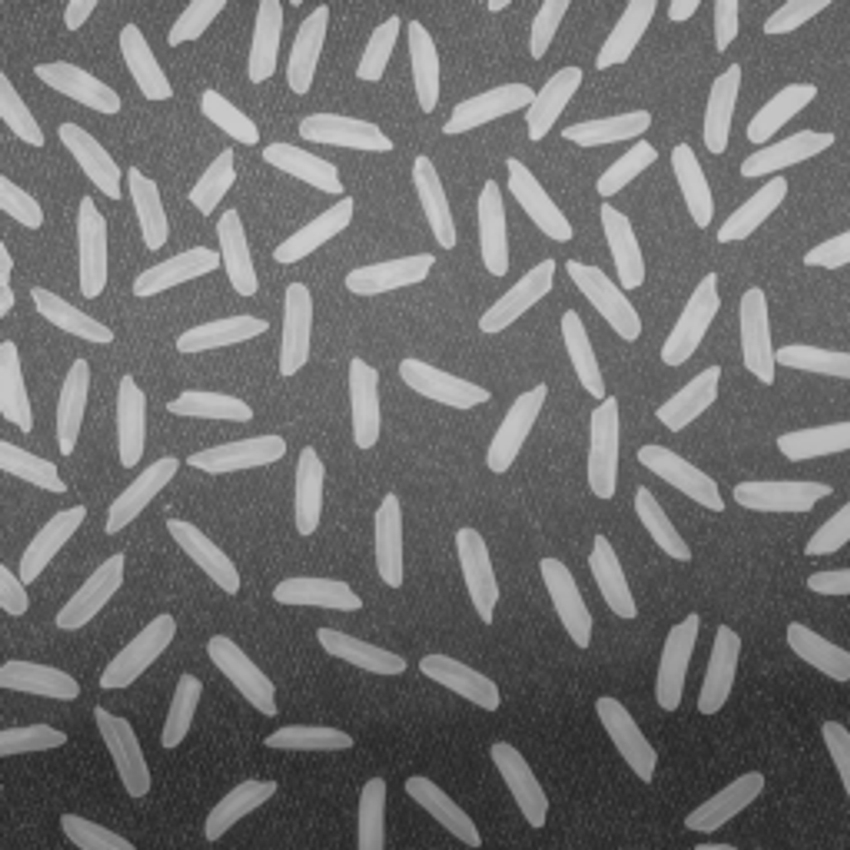
#> input picture images/gray/rice.jpg, 850 x 850 px
$ python example_15_gaussian_thresholding.py   (older library calls are emulated)
#> lines starting #> are read from the running program, lines starting #| are printed output that depends on the picture; after the words box and inside, x2 and y2 are one past the last pixel; in counts of white or black regions, pixels touching at a corner belong together
### pai_basic/pai_io.py
'''
Created on Aug 1, 2019

@author: jsaavedr
io functions
'''
import skimage.io as skio
import numpy as np
import utils

def imread(filename, as_gray = False):
#> called with filename = '../images/gray/rice.jpg', as_gray = True
    image = skio.imread(filename, as_gray = as_gray)
#> image is the input picture: shape (850, 850); min 36, max 207, mean 111.3
    if image.dtype == np.float64 :
        image = utils.to_uint8(image)
    return image

### pai_basic/utils.py
'''
pai_basic.basis module
A set of basic functions to operate on gray-scale images
@author: jsaavedr
'''
import numpy as np
import scipy.ndimage.filters as nd_filters

#to uint8
# [63 lines left out: functions to_uint8, get_histogram, threshold, get_accum, get_threshold_otsu, equalize_image, not called in this run]

#gaussian  2D
def get_gaussian2d(sigma, radius):
    #radius= 3xsigma
#> called with sigma = 2, radius = 6
    s=np.int(2*radius+1)
    mask=np.zeros([s,s])
    variance=sigma*sigma
    k=1.0/(2.0*np.pi*variance)
    for u in range(-radius,radius+1,1):
        for v in range(-radius,radius+1,1):
            mask[u+radius, v+radius]=k*np.exp(-(u*u+v*v)/(2*variance))
    return mask

#escalamiento lineal
# [36 lines left out: functions constrast_stretching, add_gaussian_noise, get_magnitude, get_image_from_lsb, set_image_on_lsb, not called in this run]


### pai_basic/example_15_gaussian_thresholding.py
'''
Created on Aug 6, 2019

@author: jsaavedr
Gaussian + Adaptive Thresholding
'''

import matplotlib.pyplot as plt
import scipy.ndimage.filters as nd_filters
import skimage.filters as filters
import utils
import pai_io

if __name__ == '__main__' :
    filename ='../images/gray/rice.jpg'
    image=pai_io.imread(filename, as_gray = True)
    g_kernel = utils.get_gaussian2d(2, 6)
    image_g = nd_filters.convolve(image, g_kernel, mode='constant', cval=0)
    th_adaptive = filters.threshold_local(image_g, block_size = 255, offset = -5)
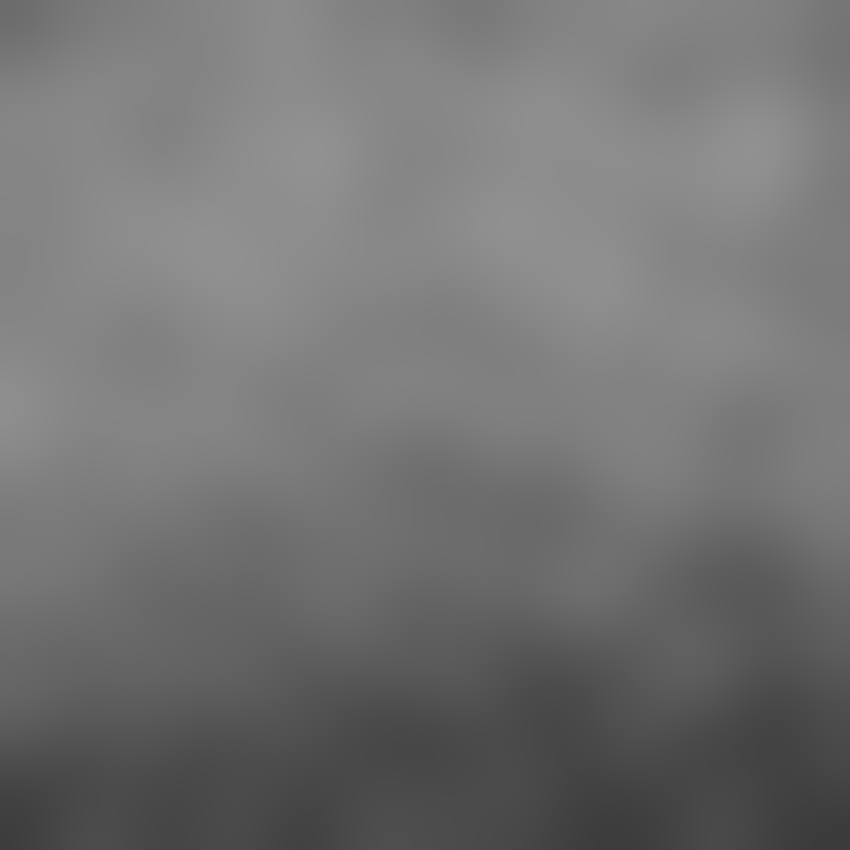
#> th_adaptive: shape (850, 850) float64; min 59.04, max 145.7, mean 115.2
    image_bin = (image_g > th_adaptive)
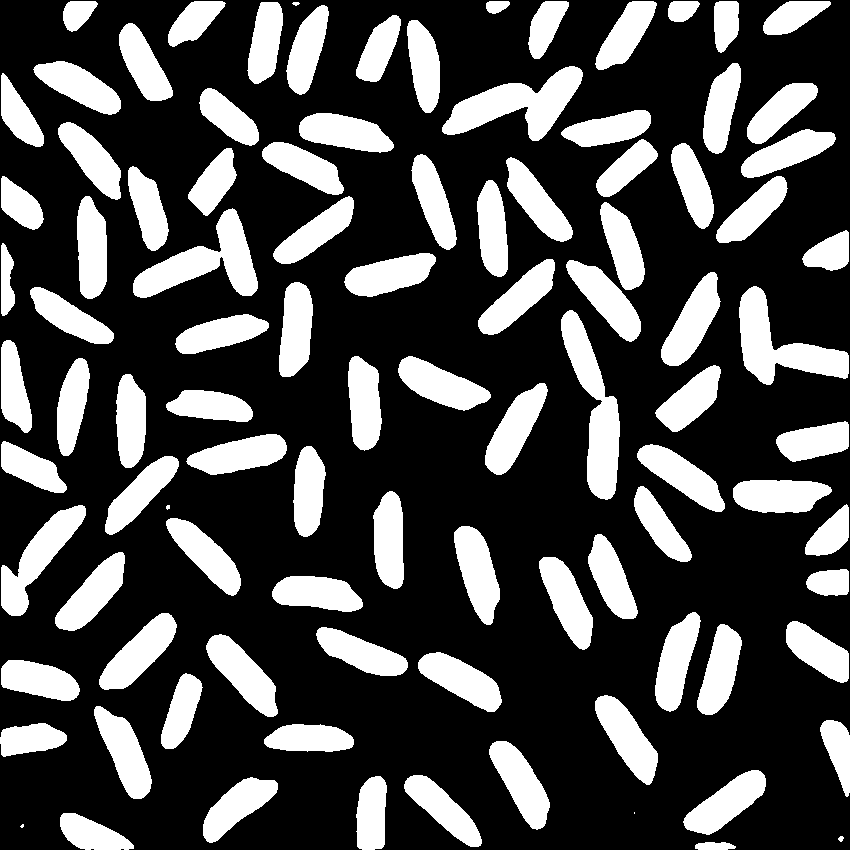
#> image_bin: shape (850, 850) bool; 29.2% white; 100 white regions (3 under 20 px), largest, box (x1, y1, x2, y2) and area: (561, 310, 620, 500) 4812, (442, 66, 583, 141) 4731, (133, 208, 258, 298) 4552
    fig, xs = plt.subplots(1,3)
    for i in range(3):
        xs[i].set_axis_off()
    xs[0].imshow(image, cmap = 'gray', vmin = 0, vmax = 255)
    xs[0].set_title('Image')
    xs[1].imshow(image_g, cmap = 'gray', vmin = 0, vmax = 255)
    xs[1].set_title('Imagen Filtrada')
    xs[2].imshow(image_bin*255, cmap = 'gray', vmin = 0, vmax = 255)
    xs[2].set_title('Imagen Binaria')
    plt.show()
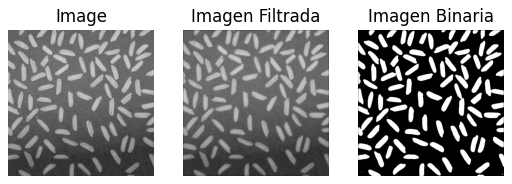
#> figure drawn by matplotlib, 3 panels

$ run again, with images/gray/elephant.jpg copied over images/gray/rice.jpg
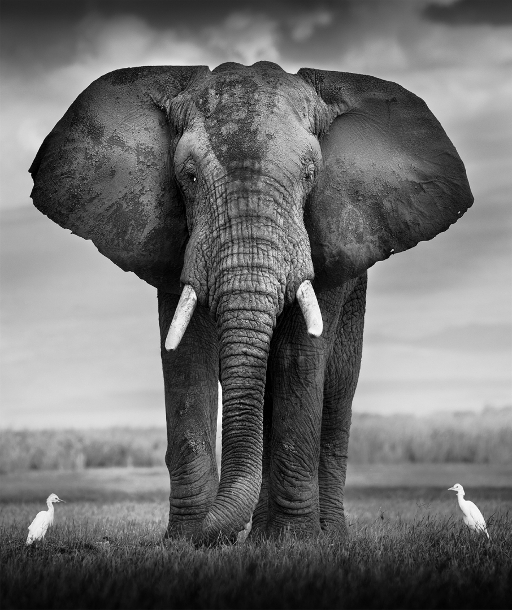
#> input picture images/gray/elephant.jpg, 512 x 610 px
#> in imread, image is the input picture: shape (610, 512); min 0, max 255, mean 109.9
#> `image_bin = (image_g > th_adaptive)`:
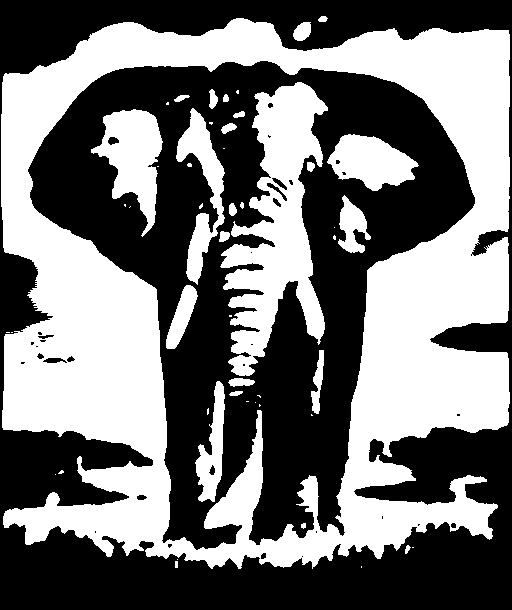
#> image_bin: shape (610, 512) bool; 46.2% white; 50 white regions (25 under 20 px), largest, box (x1, y1, x2, y2) and area: (1, 18, 510, 569) 112624, (220, 82, 328, 376) 15091, (91, 109, 163, 237) 4600
#> `plt.show()`:
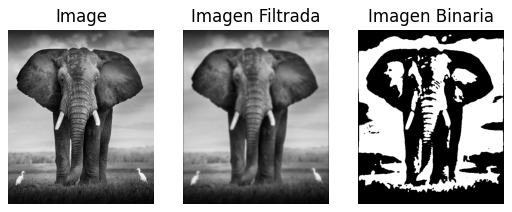
#> figure drawn by matplotlib, 3 panels

$ run again, with images/gray/im_1.jpg copied over images/gray/rice.jpg
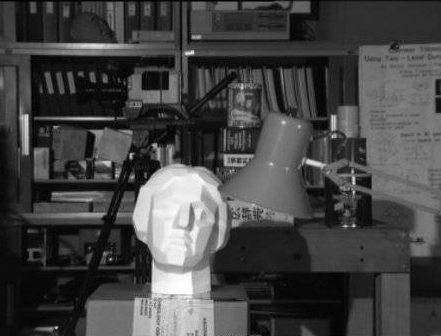
#> input picture images/gray/im_1.jpg, 441 x 336 px
#> in imread, image is the input picture: shape (336, 441); min 0, max 255, mean 68.7
#> `image_bin = (image_g > th_adaptive)`:
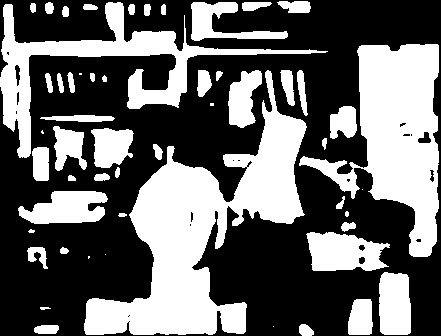
#> image_bin: shape (336, 441) bool; 40.6% white; 54 white regions (7 under 20 px), largest, box (x1, y1, x2, y2) and area: (84, 70, 307, 335) 20656, (299, 44, 439, 257) 13525, (0, 2, 328, 158) 8671
#> `plt.show()`:
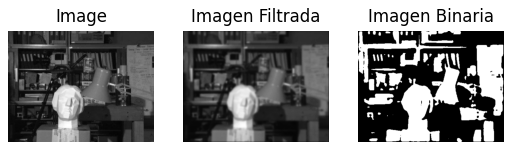
#> figure drawn by matplotlib, 3 panels
